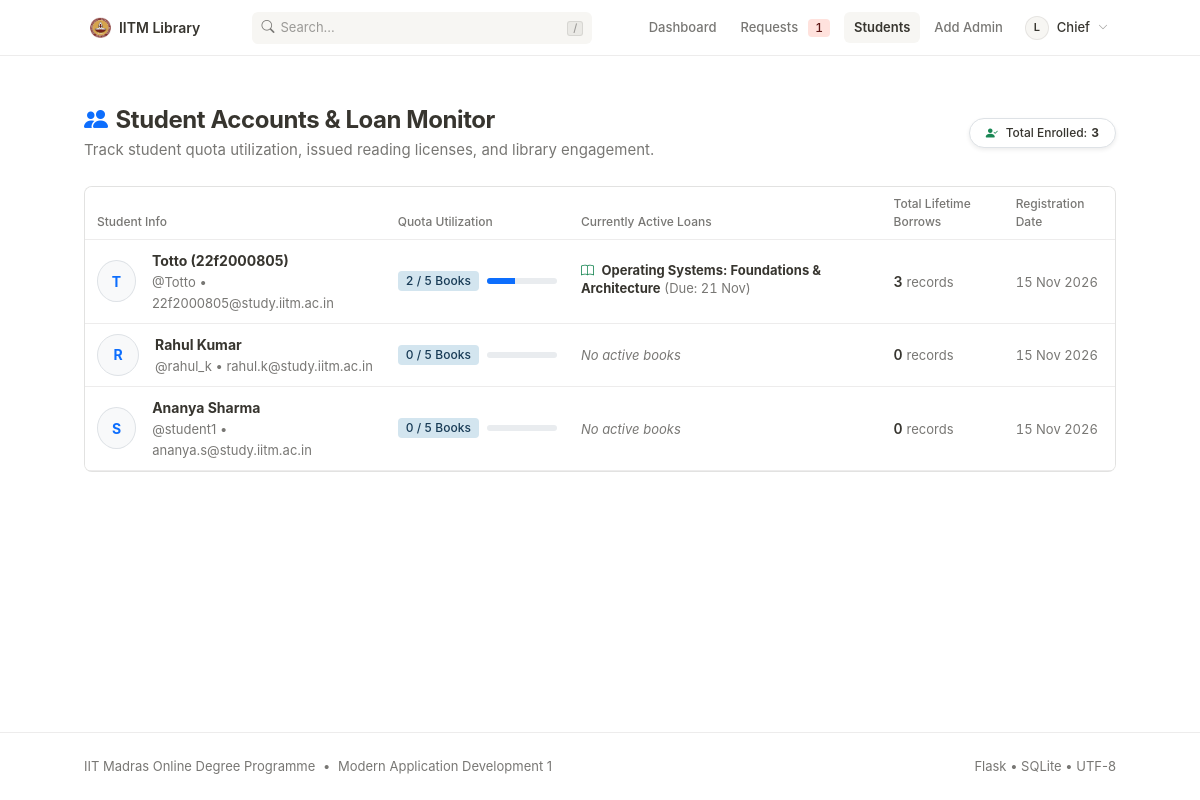
The app's page /librarian/users (signed in), older data.
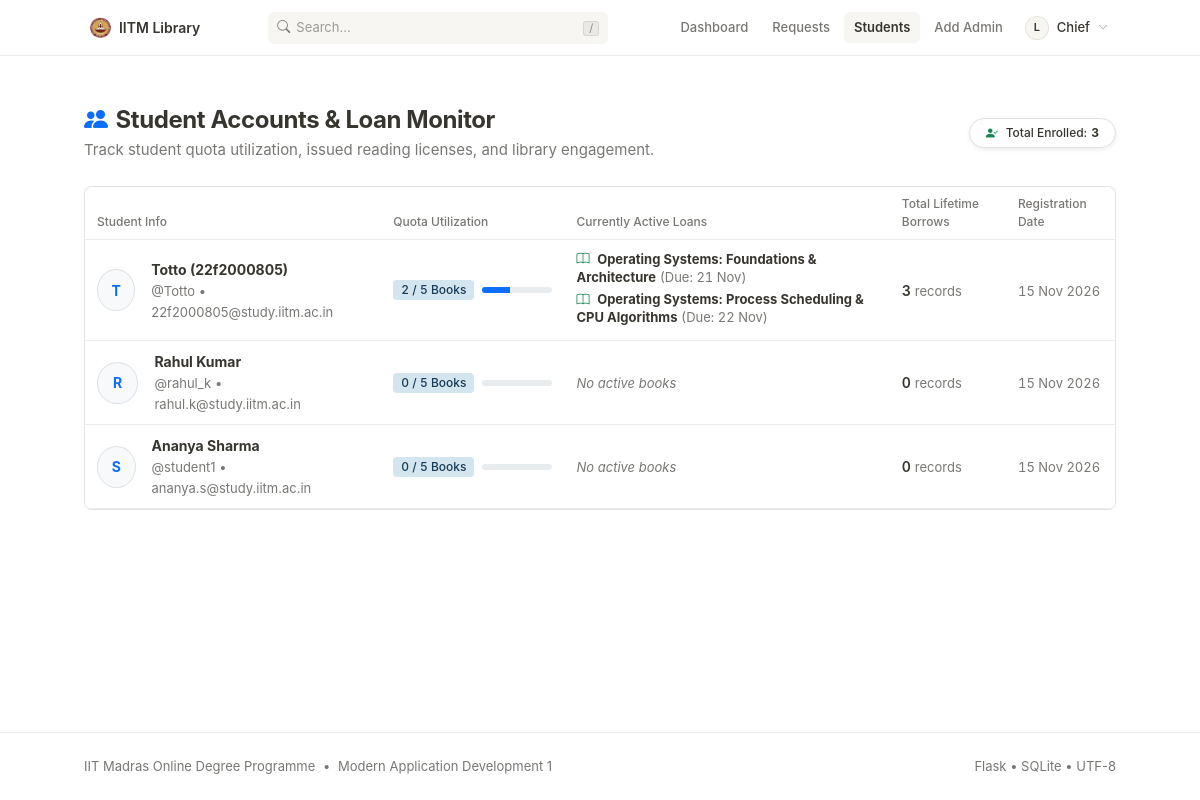
The same page, newer data.
### Code/models.py (models this page shows, shortened)
class User(db.Model):
    __tablename__ = 'users'
    id = db.Column(db.Integer, primary_key=True)
    username = db.Column(db.String(50), unique=True, nullable=False, index=True)
    password_hash = db.Column(db.String(255), nullable=False)
    role = db.Column(db.String(20), nullable=False, default='user')  # 'user' or 'librarian'
    full_name = db.Column(db.String(100), nullable=False)
    email = db.Column(db.String(120), nullable=True)
    created_at = db.Column(db.DateTime, default=lambda: datetime.now(timezone.utc))
    issues = db.relationship('BookIssue', backref='user', cascade='all, delete-orphan', lazy=True)
    feedbacks = db.relationship('Feedback', backref='user', cascade='all, delete-orphan', lazy=True)
    @property
    def is_librarian(self):
        return self.role == 'librarian'
    @property
    def active_quota_count(self):
        return BookIssue.query.filter(
            BookIssue.user_id == self.id,
            BookIssue.status.in_(['issued', 'pending'])
        ).count()

class BookIssue(db.Model):
    __tablename__ = 'book_issues'
    id = db.Column(db.Integer, primary_key=True)
    user_id = db.Column(db.Integer, db.ForeignKey('users.id', ondelete='CASCADE'), nullable=False, index=True)
    book_id = db.Column(db.Integer, db.ForeignKey('books.id', ondelete='CASCADE'), nullable=False, index=True)
    status = db.Column(db.String(20), nullable=False, default='pending', index=True)
    request_date = db.Column(db.DateTime, default=lambda: datetime.now(timezone.utc))
    issue_date = db.Column(db.DateTime, nullable=True)
    due_date = db.Column(db.DateTime, nullable=True)
    return_date = db.Column(db.DateTime, nullable=True)
    rejection_reason = db.Column(db.String(255), nullable=True)

class Book(db.Model):
    __tablename__ = 'books'
    id = db.Column(db.Integer, primary_key=True)
    title = db.Column(db.String(150), nullable=False, index=True)
    author = db.Column(db.String(150), nullable=False, index=True)
    content = db.Column(db.Text, nullable=True)  # Summary / description
    section_id = db.Column(db.Integer, db.ForeignKey('sections.id', ondelete='CASCADE'), nullable=False)
    file_path = db.Column(db.String(255), nullable=False)
    pages = db.Column(db.Integer, default=1)
    language = db.Column(db.String(50), default='English')
    edition = db.Column(db.String(50), default='1st Edition')
    created_at = db.Column(db.DateTime, default=lambda: datetime.now(timezone.utc))
    issues = db.relationship('BookIssue', backref='book', cascade='all, delete-orphan', lazy=True)
    feedbacks = db.relationship('Feedback', backref='book', cascade='all, delete-orphan', lazy=True)

### Code/LMS_app.py (the view)
@app.route('/librarian/users')
@librarian_required
def librarian_users():
    users = User.query.filter_by(role='user').order_by(User.username).all()
    return render_template('librarian_users.html', users=users)

### Code/LMS_app.py (called while the page is built)
@app.before_request
def before_request_hook():
    check_and_revoke_expired_books()

@app.context_processor
def inject_global_context():
    current_user = None
    if 'user_id' in session:
        current_user = db.session.get(User, session['user_id'])
    pending_requests_count = 0
    if current_user and current_user.is_librarian:
        pending_requests_count = BookIssue.query.filter_by(status='pending').count()
    active_user_quota = 0
    if current_user and not current_user.is_librarian:
        active_user_quota = current_user.active_quota_count
    return {
        'current_user': current_user,
        'pending_requests_count': pending_requests_count,
        'active_user_quota': active_user_quota,
        'now': datetime.now(timezone.utc)
    }

### Code/models.py (called while the page is built)
@event.listens_for(Engine, "connect")
def set_sqlite_pragma(dbapi_connection, connection_record):
    try:
        cursor = dbapi_connection.cursor()
        cursor.execute("PRAGMA foreign_keys=ON")
        cursor.close()
    except Exception:
        pass

### Code/templates/librarian_users.html (shortened to what the changed rows need)
{% extends "base.html" %}
{% block content %}
<div class="d-flex flex-wrap justify-content-between align-items-center mb-4">
    <div>
        <h2 class="fw-bold text-dark mb-1">
            <i class="bi bi-people-fill text-primary me-2"></i>Student Accounts & Loan Monitor
        </h2>
    </div>
</div>
<div class="card border rounded-3 overflow-hidden bg-white" style="border-color: var(--border-subtle) !important;">
    <div class="table-responsive">
        <table class="table lms-table mb-0">
            <thead>
                <tr>
                    <th>Student Info</th>
                    <th>Quota Utilization</th>
                    <th>Currently Active Loans</th>
                    <th>Total Lifetime Borrows</th>
                    <th>Registration Date</th>
                </tr>
            </thead>
            <tbody>
                {% for u in users %}
                <tr>
                    <td>
                        <div class="d-flex align-items-center gap-3">
                            <div class="rounded-circle bg-light border d-flex align-items-center justify-content-center text-primary fw-bold" style="width: 42px; height: 42px;">
                                {{ u.username[0].upper() }}
                            </div>
                            <div>
                                <div class="fw-bold text-dark">{{ u.full_name }}</div>
                                <small class="text-secondary">@{{ u.username }} &bull; {{ u.email or 'N/A' }}</small>
                            </div>
                        </div>
                    </td>
                    <td>
                        <div class="d-flex align-items-center gap-2">
                            <span class="badge {% if u.active_quota_count >= 5 %}bg-danger{% else %}bg-primary{% endif %} px-2 py-1 tabular-nums">
                                {{ u.active_quota_count }} / 5 Books
                            </span>
                            <div class="progress flex-grow-1" style="height: 6px; width: 70px;">
                                <div class="progress-bar {% if u.active_quota_count >= 5 %}bg-danger{% else %}bg-primary{% endif %}" style="width: {{ (u.active_quota_count / 5.0) * 100 }}%;"></div>
                            </div>
                        </div>
                    </td>
                    <td>
                        {% set active_user_loans = u.issues|selectattr('status', 'equalto', 'issued')|list %}
                        {% if active_user_loans %}
                            <ul class="list-unstyled mb-0 small">
                                {% for loan in active_user_loans %}
                                <li class="text-dark mb-1">
                                    <i class="bi bi-book text-success me-1"></i>
                                    <strong>{{ loan.book.title }}</strong>
                                    <span class="text-muted tabular-nums">(Due: {{ loan.due_date.strftime('%d %b') if loan.due_date else 'N/A' }})</span>
                                </li>
                                {% endfor %}
                            </ul>
                        {% else %}
                            <span class="text-muted small fst-italic">No active books</span>
                        {% endif %}
                    </td>
                    <td>
                        <span class="fw-semibold text-dark tabular-nums">{{ u.issues|length }}</span>
                        <small class="text-muted">records</small>
                    </td>
                    <td>
                        <small class="text-secondary tabular-nums">{{ u.created_at.strftime('%d %b %Y') if u.created_at else 'N/A' }}</small>
                    </td>
                </tr>
                {% endfor %}
            </tbody>
        </table>
    </div>
</div>
{% endblock %}

### Code/templates/base.html (shortened to what this page needs)
<!DOCTYPE html>
<html lang="en">
<head>
    <link href="https://cdn.jsdelivr.net/npm/bootstrap@5.3.3/dist/css/bootstrap.min.css" rel="stylesheet">
    <link rel="stylesheet" href="https://cdn.jsdelivr.net/npm/bootstrap-icons@1.11.3/font/bootstrap-icons.min.css">
    <link rel="stylesheet" href="{{ url_for('static', filename='style.css') }}">
</head>
<body>
    <header class="notion-navbar">
        <div class="container">
            <a class="notion-navbar-brand" href="{{ url_for('home') }}">
                <img src="{{ url_for('static', filename='IITM_logo.png') }}" alt="IIT Madras Logo">
                <span>IITM Library</span>
            </a>
            <div class="notion-nav-search d-none d-md-block">
                <form action="{{ url_for('search') }}" method="get" role="search">
                    <span class="search-icon"><i class="bi bi-search"></i></span>
                    <input type="text" id="navSearchInput" name="q" placeholder="Search..." value="{{ request.args.get('q', '') }}" aria-label="Search catalogue">
                    <span class="kbd-hint"><kbd class="notion-kbd">/</kbd></span>
                </form>
            </div>
            <nav class="notion-nav-links">
                {% if current_user %}
                    {% if current_user.is_librarian %}
                        <a class="notion-nav-link {% if request.endpoint == 'librarian_dashboard' %}active{% endif %}" href="{{ url_for('librarian_dashboard') }}">
                            Dashboard
                        </a>
                        <a class="notion-nav-link {% if request.endpoint == 'process_request_page' %}active{% endif %}" href="{{ url_for('process_request_page') }}">
                            Requests
                            {% if pending_requests_count > 0 %}
                            <span class="notion-tag notion-tag-red tabular-nums ms-1">{{ pending_requests_count }}</span>
                            {% endif %}
                        </a>
                        <a class="notion-nav-link {% if request.endpoint == 'librarian_users' %}active{% endif %}" href="{{ url_for('librarian_users') }}">
                            Students
                        </a>
                        <a class="notion-nav-link {% if request.endpoint == 'librarian_register' %}active{% endif %}" href="{{ url_for('librarian_register') }}">
                            Add Admin
                        </a>
                    {% endif %}
                    <div class="dropdown ms-1">
                        <button class="notion-user-btn" type="button" data-bs-toggle="dropdown" aria-expanded="false">
                            <div class="notion-avatar-circle">
                                {{ current_user.username[0].upper() }}
                            </div>
                            <span>{{ current_user.full_name.split(' ')[0] }}</span>
                            <i class="bi bi-chevron-down" style="font-size: 10px; color: var(--text-tertiary);"></i>
                        </button>
                    </div>
                {% endif %}
            </nav>
        </div>
    </header>
    <main class="main-wrapper">
        <div class="container">
            {% block content %}{% endblock %}
        </div>
    </main>
    <footer class="notion-footer">
        <div class="container">
            <div class="d-flex flex-wrap justify-content-between align-items-center gap-2">
                <div>
                    <span>IIT Madras Online Degree Programme</span>
                    <span class="mx-1">&bull;</span>
                    <span>Modern Application Development 1</span>
                </div>
                <div>
                    <span>Flask &bull; SQLite &bull; UTF-8</span>
                </div>
            </div>
        </div>
    </footer>
</body>
</html>

Row changes from the older to the newer data that the page shows:
changed User "Totto (22f2000805)": gains BookIssue (book "Operating Systems: Process Scheduling & CPU Algorithms", due_date "22 Nov")
Text that changed along with them:
{{ pending_requests_count }}: "1" → (not shown)
